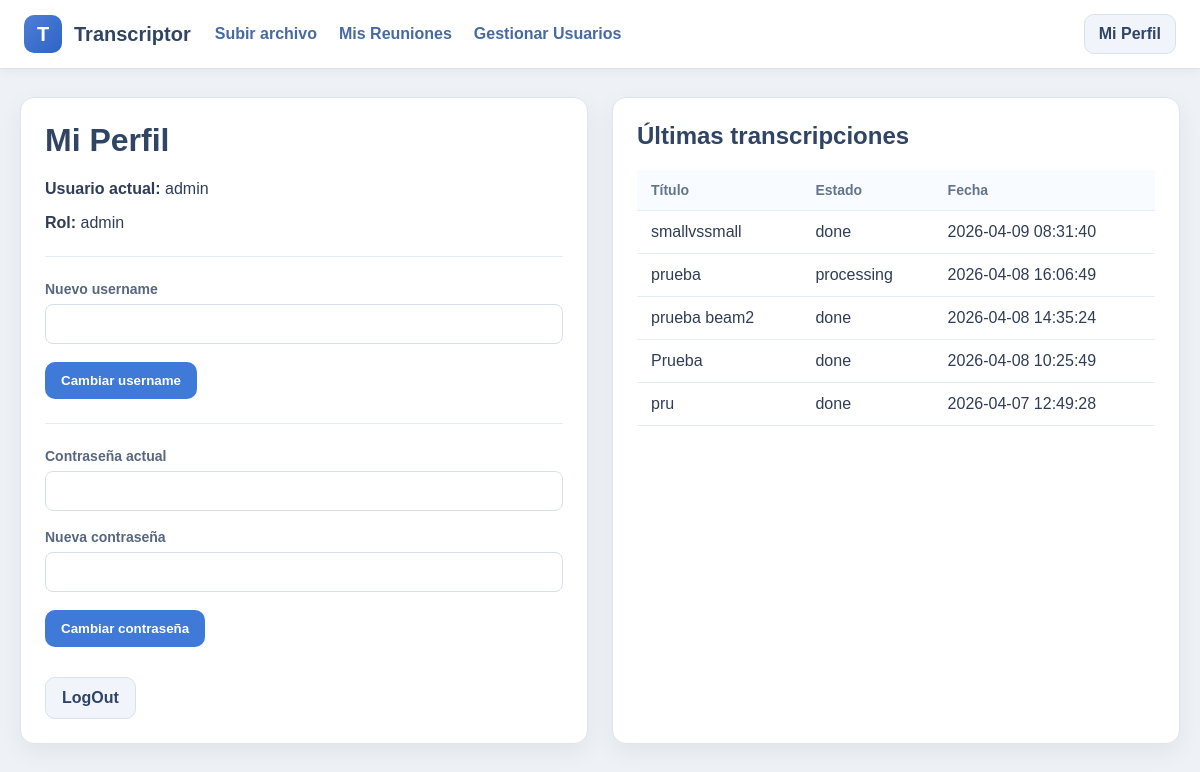
The page /profile (signed in) on the database as committed earlier.
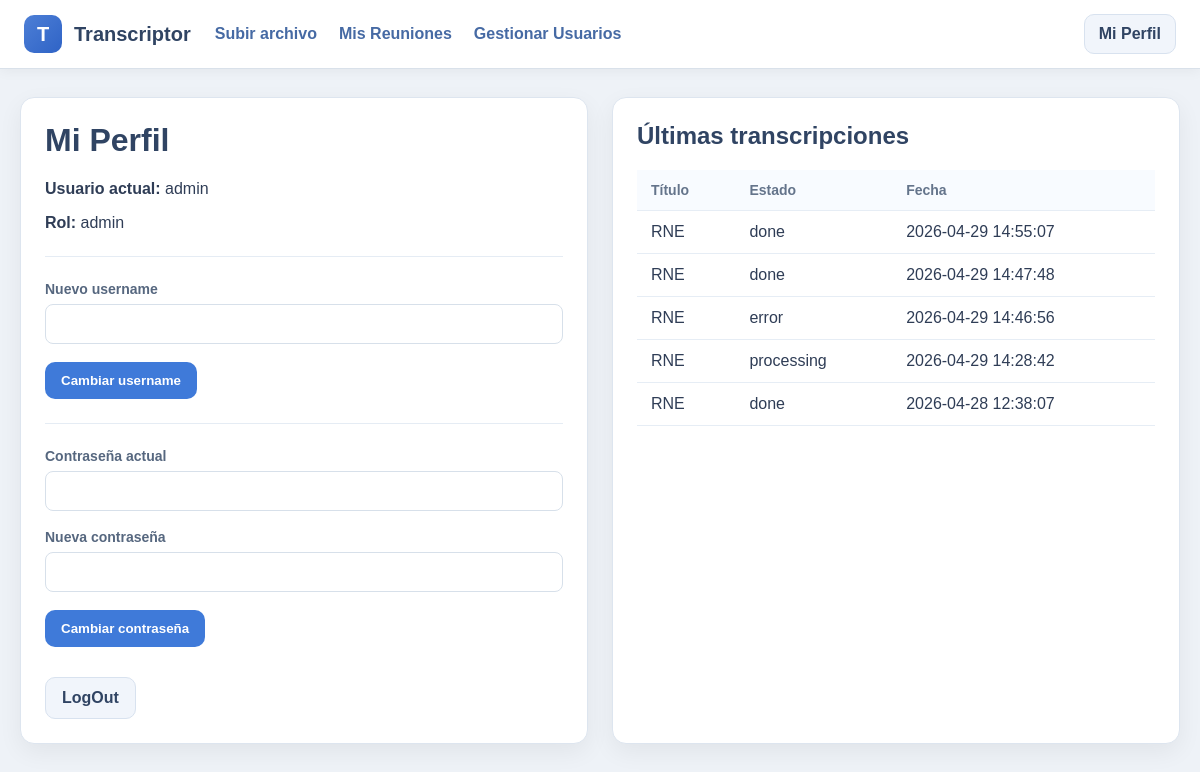
The same page on the database as committed later.
### tables this page shows
CREATE TABLE meetings (
        id INTEGER PRIMARY KEY AUTOINCREMENT,
        job_id TEXT NOT NULL UNIQUE,
        title TEXT NOT NULL,
        original_filename TEXT,
        stored_filename TEXT,
        upload_path TEXT NOT NULL,
        output_dir TEXT NOT NULL,
        owner_id INTEGER NOT NULL,
        status TEXT NOT NULL DEFAULT 'pending',
        error_message TEXT DEFAULT '',
        created_at TIMESTAMP DEFAULT CURRENT_TIMESTAMP,
        FOREIGN KEY(owner_id) REFERENCES users(id)
    );

### app.py (the view)
@app.route("/profile")
@login_required
def profile():
    user = get_current_user()
    conn = get_connection()
    recent_meetings = conn.execute("""
        SELECT *
        FROM meetings
        WHERE owner_id = ?
        ORDER BY created_at DESC
        LIMIT 5
    """, (user["id"],)).fetchall()
    conn.close()
    return render_template(
        "profile.html",
        current_user=user,
        recent_meetings=recent_meetings,
        message=request.args.get("message", ""),
        error=request.args.get("error", "")
    )

### app.py (called while the page is built)
def get_connection():
    conn = sqlite3.connect(DB_PATH)
    conn.row_factory = sqlite3.Row
    return conn

def get_current_user():
    user_id = session.get("user_id")
    if not user_id:
        return None
    conn = get_connection()
    user = conn.execute(
        "SELECT * FROM users WHERE id = ?",
        (user_id,)
    ).fetchone()
    conn.close()
    return user

def login_required(view):
    @wraps(view)
    def wrapped_view(*args, **kwargs):
        if "user_id" not in session:
            return redirect(url_for("login"))
        return view(*args, **kwargs)
    return wrapped_view

### templates/profile.html (shortened to what this page needs)
{% extends "base.html" %}
{% block content %}
<div style="display:grid; grid-template-columns: 1fr 1fr; gap: 24px;">
    <div class="card">
        <h1 class="section-title">Mi Perfil</h1>
        <p><strong>Usuario actual:</strong> {{ current_user["username"] }}</p>
        <p><strong>Rol:</strong> {{ current_user["role"] }}</p>
        <hr style="margin: 24px 0; border:none; border-top:1px solid #e5ecf4;">
        <form method="post" action="{{ url_for('update_username') }}">
            <div class="form-group">
                <label>Nuevo username</label>
                <input name="new_username" required>
            </div>
            <button type="submit" class="btn">Cambiar username</button>
        </form>
        <hr style="margin: 24px 0; border:none; border-top:1px solid #e5ecf4;">
        <form method="post" action="{{ url_for('update_password') }}">
            <div class="form-group">
                <label>Contraseña actual</label>
                <input name="current_password" type="password" required>
            </div>
            <div class="form-group">
                <label>Nueva contraseña</label>
                <input name="new_password" type="password" required>
            </div>
            <button type="submit" class="btn">Cambiar contraseña</button>
        </form>
        <div style="margin-top: 30px;">
            <a href="{{ url_for('logout') }}" class="btn btn-secondary">LogOut</a>
        </div>
    </div>
    <div class="card">
        <h2 class="section-title">Últimas transcripciones</h2>
        {% if recent_meetings %}
            <table>
                <thead>
                    <tr>
                        <th>Título</th>
                        <th>Estado</th>
                        <th>Fecha</th>
                    </tr>
                </thead>
                <tbody>
                    {% for meeting in recent_meetings %}
                    <tr>
                        <td>{{ meeting["title"] }}</td>
                        <td>{{ meeting["status"] }}</td>
                        <td>{{ meeting["created_at"] }}</td>
                    </tr>
                    {% endfor %}
                </tbody>
            </table>
        {% else %}
            <p class="muted">Aún no has participado en reuniones.</p>
        {% endif %}
    </div>
</div>
{% endblock %}

Rows that differ between the two databases and show on the page:
removed meetings: title "smallvssmall", status "done", created_at "2026-04-09 08:31:40"
removed meetings: title "prueba", status "processing", created_at "2026-04-08 16:06:49"
removed meetings: title "prueba beam2", status "done", created_at "2026-04-08 14:35:24"
removed meetings: title "Prueba", status "done", created_at "2026-04-08 10:25:49"
removed meetings: title "pru", status "done", created_at "2026-04-07 12:49:28"
added meetings: title "RNE", status "done", created_at "2026-04-29 14:55:07"
added meetings: title "RNE", status "done", created_at "2026-04-29 14:47:48"
added meetings: title "RNE", status "error", created_at "2026-04-29 14:46:56"
added meetings: title "RNE", status "processing", created_at "2026-04-29 14:28:42"
now on this page (row edited): meetings: title "RNE", status "done", created_at "2026-04-28 12:38:07"
